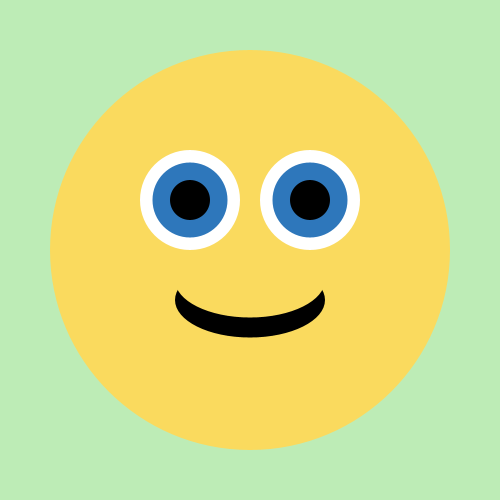
Frame 1 (no input)
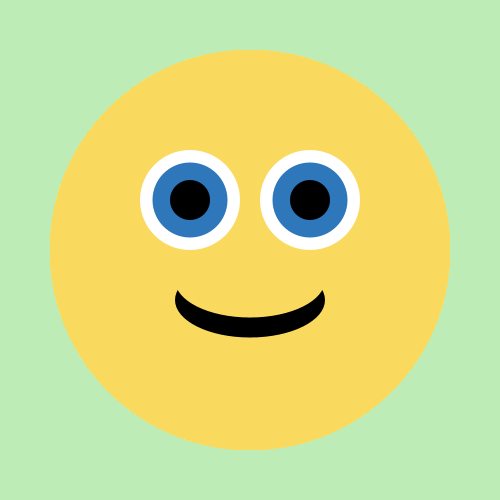
Frame 60 (the mouse pressed at the canvas centre just before this capture)
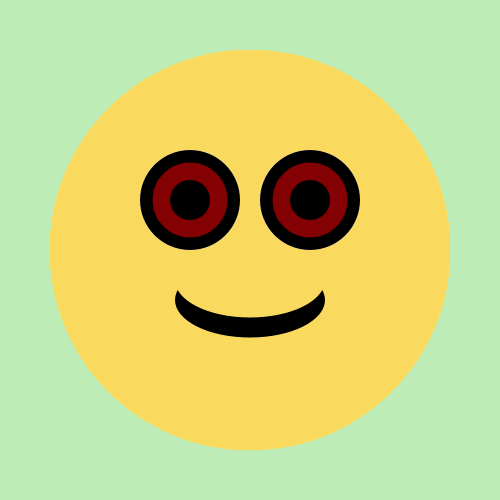
Frame 120 (the mouse held since frame 60 and released just before this capture)

The Processing sketch that drew these frames (run headless with seeded random() and noise(); from frame 60 on, the mouse is pressed at the canvas centre):

// Processing sketch: zombieEyes
// ── zombieEyes.pde
void setup(){
        size(500,500);
        background(#bdecb6);
    }

    void draw(){
      noStroke();
        fill(#fada5e);
ellipse(250, 250, 400, 400);
fill(#ffffff);
ellipse(190,200,100,100);
ellipse(310,200,100,100);
fill(#2e77bb);
ellipse(190,200,75,75);
ellipse(310,200,75,75);
fill(#000000);
ellipse(190, 200, 40, 40);
ellipse(310,200,40,40);
ellipse(250,300,150,75);
fill(#fada5e);
ellipse(250,280,150,75);
if(mousePressed){
  fill(#000000);
ellipse(190,200,100,100);
ellipse(310,200,100,100);
  fill(#830003);
ellipse(190,200,75,75);
ellipse(310,200,75,75);
fill(#000000);
ellipse(190, 200, 40, 40);
ellipse(310,200,40,40);
}
    }
